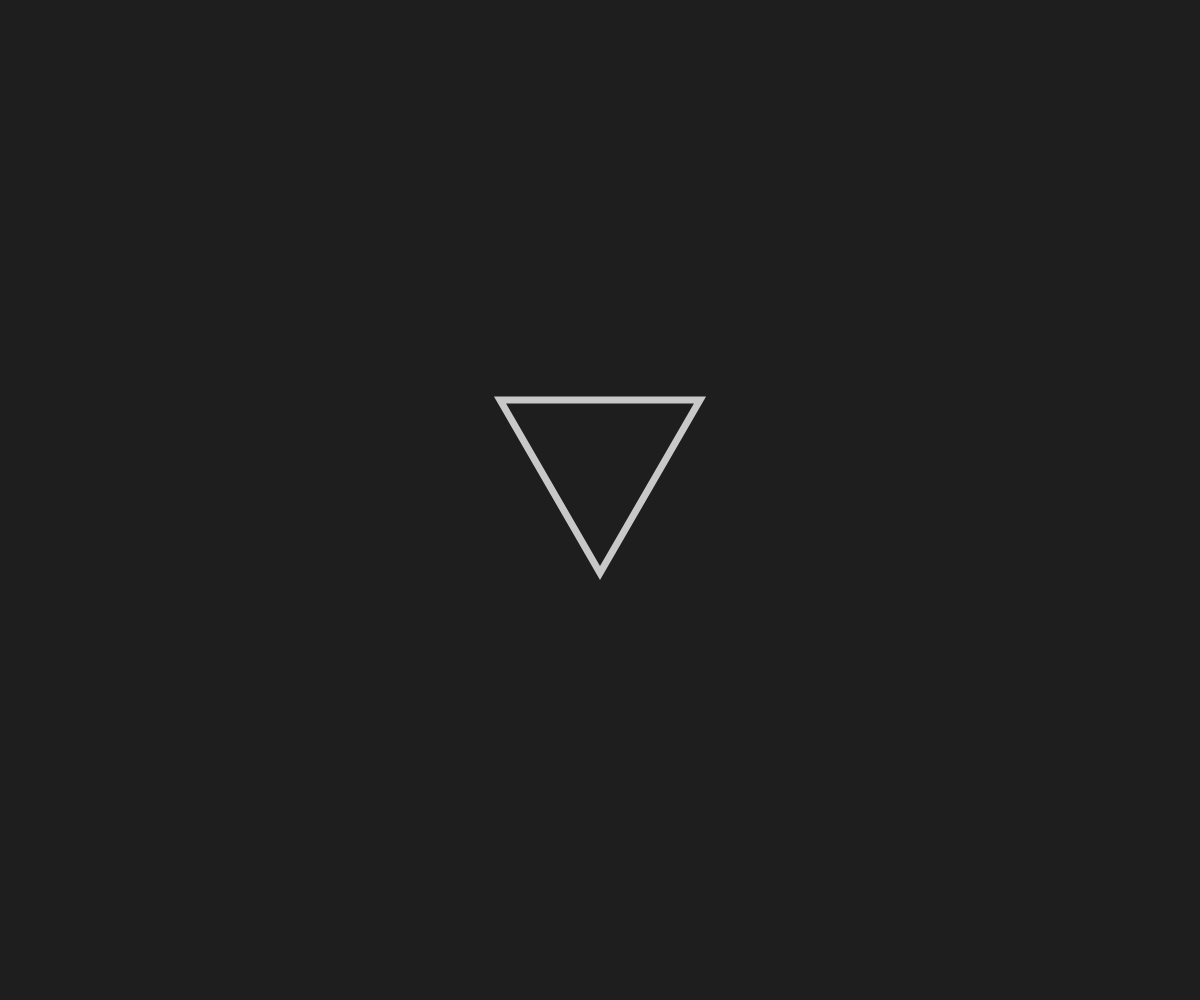
Frame 1 (no input)
Frame 60 (no input): blank canvas, image omitted
Frame 120 (the mouse pressed at the canvas centre since frame 60): blank canvas, image omitted

The p5.js sketch that drew this single still picture (run headless with seeded random() and noise() and a simulated clock; from frame 60 on, the mouse is pressed at the canvas centre):

// p5.js sketch
// ── sketch.js
triangles = [];
echoes = []
middle = 0;
counter = 0;
function setup() {
  //frameRate()
  middle = windowWidth/2;
  midheight = windowHeight/2
  canvas = createCanvas(windowWidth,windowHeight);
  triangles.push(new triangle_object(middle - 100,midheight-100,middle+100,midheight-100,middle,midheight+73));
}

function draw() {
  background(30);
  counter++
  for(var i=0; i<triangles.length; i++) {
    triangles[i].sketch();
    if(triangles[i].x1>600) {
    	triangles[i].grow();
    }
    triangles[i].redshift();
    if(counter%30 == 0) {
      echoes.push(new triangle_object(triangles[i].x1,triangles[i].y1,triangles[i].x2,triangles[i].y2,triangles[i].x3,triangles[i].y3));
    }
  }
	// sketch, expand and randomize color for triangles
	// if echoes are wider than screen, remove them
  for(var h=0; h<echoes.length; h++) {
  	if(echoes[h].x1 < -windowWidth) {
  		echoes.splice(0,1);
  	}
    echoes[h].sketch();
    echoes[h].grow();
    echoes[h].redshift();
  }
	
}


function triangle_object(_x1,_y1,_x2,_y2,_x3,_y3) {
  this.x1 = _x1;
  this.y1 = _y1;
  this.x2 = _x2; 
  this.y2 = _y2;
  this.x3 = _x3;
  this.y3 = _y3;
  this.red = 200;
  
  this.redshift = function() {
    r = round(random(-70,70));
    this.red += r;
  }
  
  
  this.grow = function() {
    this.x1-=2;
    this.y1--;
    this.x2+=2;
    this.y2--;
    this.y3+=1.7;
  }
  
  this.sketch = function() {
    noFill();
    strokeWeight(counter*7%20);
    stroke(this.red,this.red,this.red);
    triangle(this.x1, this.y1, this.x2, this.y2, this.x3, this.y3);
  }
}
